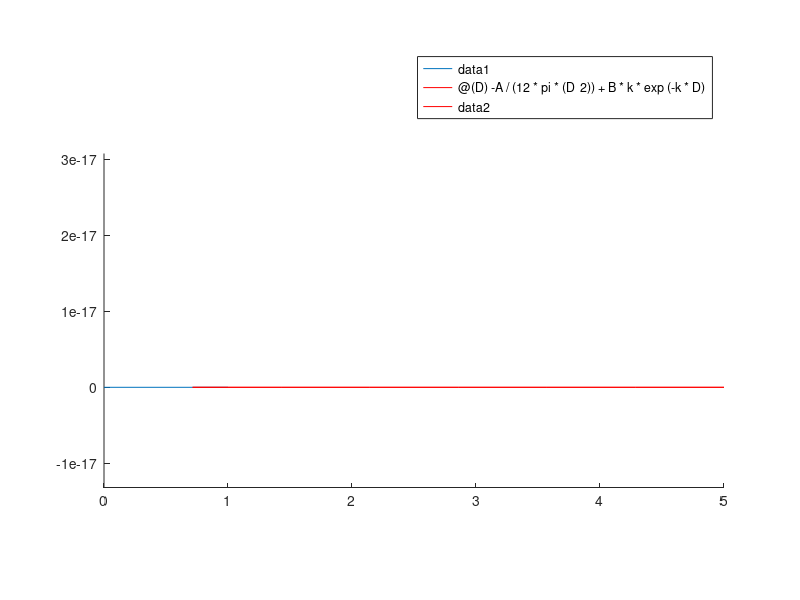

This figure's MATLAB source:
A= 5*10^(-21);
B= 5*10^(-21);
k= 1 ;
hold on
%fplot(@(D) -A/(12*pi*(D^2)) + B*k*exp(-k*D),[0 5],'m' )

line(xlim,[0 0]);
ylim([-3*10^-21,7*10^-21 ]);
xlim([0,5]); 

B= 2*10^(-21);
k= 5 ;
fplot(@(D) -A/(12*pi*(D^2)) + B*k*exp(-k*D),[0 5],'r' )
%{
B= 1*10^(-21);
k= 5 ;
fplot(@(D) -A/(12*pi*(D^2)) + B*k*exp(-k*D),[0 5],'b' )
%}
B= 5*10^(-21);
k= 5 ;
fplot(@(D) -A/(12*pi*(D^2)) + B*k*exp(-k*D),[0 5],'r' )

%{
B= 5*10^(-22);
k= 10 ;
fplot(@(D) -A/(12*pi*(D^2)) + B*k*exp(-k*D),[0 5],'g' )
%}
hold off